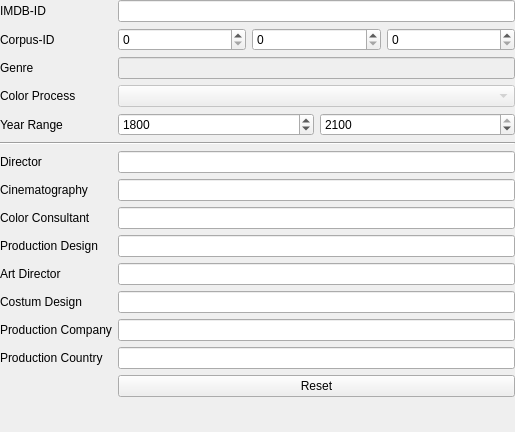
<?xml version="1.0" encoding="UTF-8"?>
<ui version="4.0">
 <class>Form</class>
 <widget class="QWidget" name="Form">
  <property name="geometry">
   <rect>
    <x>0</x>
    <y>0</y>
    <width>515</width>
    <height>432</height>
   </rect>
  </property>
  <property name="windowTitle">
   <string>Form</string>
  </property>
  <layout class="QGridLayout" name="gridLayout">
   <property name="leftMargin">
    <number>0</number>
   </property>
   <property name="topMargin">
    <number>0</number>
   </property>
   <property name="rightMargin">
    <number>0</number>
   </property>
   <item row="1" column="1">
    <layout class="QHBoxLayout" name="horizontalLayout">
     <item>
      <widget class="QSpinBox" name="spinBox_Corpus_A">
       <property name="maximum">
        <number>9999</number>
       </property>
      </widget>
     </item>
     <item>
      <widget class="QSpinBox" name="spinBox_Corpus_B">
       <property name="maximum">
        <number>99</number>
       </property>
      </widget>
     </item>
     <item>
      <widget class="QSpinBox" name="spinBox_Corpus_C">
       <property name="minimum">
        <number>0</number>
       </property>
       <property name="value">
        <number>0</number>
       </property>
      </widget>
     </item>
    </layout>
   </item>
   <item row="15" column="1">
    <spacer name="verticalSpacer">
     <property name="orientation">
      <enum>Qt::Vertical</enum>
     </property>
     <property name="sizeHint" stdset="0">
      <size>
       <width>20</width>
       <height>40</height>
      </size>
     </property>
    </spacer>
   </item>
   <item row="6" column="0">
    <widget class="QLabel" name="label_4">
     <property name="text">
      <string>Director</string>
     </property>
    </widget>
   </item>
   <item row="3" column="1">
    <widget class="QComboBox" name="comboBox_ColorProcess">
     <property name="enabled">
      <bool>false</bool>
     </property>
    </widget>
   </item>
   <item row="3" column="0">
    <widget class="QLabel" name="label_3">
     <property name="text">
      <string>Color Process</string>
     </property>
    </widget>
   </item>
   <item row="8" column="1">
    <widget class="QLineEdit" name="lineEdit_ColorConsultant">
     <property name="enabled">
      <bool>true</bool>
     </property>
    </widget>
   </item>
   <item row="8" column="0">
    <widget class="QLabel" name="label_7">
     <property name="text">
      <string>Color Consultant</string>
     </property>
    </widget>
   </item>
   <item row="9" column="1">
    <widget class="QLineEdit" name="lineEdit_ProductionDesign">
     <property name="enabled">
      <bool>true</bool>
     </property>
    </widget>
   </item>
   <item row="7" column="0">
    <widget class="QLabel" name="label_6">
     <property name="text">
      <string>Cinematography</string>
     </property>
    </widget>
   </item>
   <item row="6" column="1">
    <widget class="QLineEdit" name="lineEdit_Director">
     <property name="enabled">
      <bool>true</bool>
     </property>
    </widget>
   </item>
   <item row="13" column="1">
    <widget class="QLineEdit" name="lineEdit_ProductionCountry">
     <property name="enabled">
      <bool>true</bool>
     </property>
    </widget>
   </item>
   <item row="9" column="0">
    <widget class="QLabel" name="label_8">
     <property name="text">
      <string>Production Design</string>
     </property>
    </widget>
   </item>
   <item row="11" column="1">
    <widget class="QLineEdit" name="lineEdit_CostumDesign">
     <property name="enabled">
      <bool>true</bool>
     </property>
    </widget>
   </item>
   <item row="10" column="1">
    <widget class="QLineEdit" name="lineEdit_ArtDirector">
     <property name="enabled">
      <bool>true</bool>
     </property>
    </widget>
   </item>
   <item row="11" column="0">
    <widget class="QLabel" name="label_10">
     <property name="text">
      <string>Costum Design</string>
     </property>
    </widget>
   </item>
   <item row="12" column="0">
    <widget class="QLabel" name="label_11">
     <property name="text">
      <string>Production Company</string>
     </property>
    </widget>
   </item>
   <item row="10" column="0">
    <widget class="QLabel" name="label_9">
     <property name="text">
      <string>Art Director</string>
     </property>
    </widget>
   </item>
   <item row="13" column="0">
    <widget class="QLabel" name="label_12">
     <property name="text">
      <string>Production Country</string>
     </property>
    </widget>
   </item>
   <item row="12" column="1">
    <widget class="QLineEdit" name="lineEdit_ProductionCompany">
     <property name="enabled">
      <bool>true</bool>
     </property>
    </widget>
   </item>
   <item row="7" column="1">
    <widget class="QLineEdit" name="lineEdit_Cinematography">
     <property name="enabled">
      <bool>true</bool>
     </property>
    </widget>
   </item>
   <item row="4" column="0">
    <widget class="QLabel" name="label_13">
     <property name="text">
      <string>Year Range</string>
     </property>
    </widget>
   </item>
   <item row="0" column="0">
    <widget class="QLabel" name="label">
     <property name="text">
      <string>IMDB-ID</string>
     </property>
    </widget>
   </item>
   <item row="1" column="0">
    <widget class="QLabel" name="label_2">
     <property name="text">
      <string>Corpus-ID</string>
     </property>
    </widget>
   </item>
   <item row="0" column="1">
    <widget class="QLineEdit" name="lineEdit_IMDB"/>
   </item>
   <item row="2" column="0">
    <widget class="QLabel" name="label_5">
     <property name="text">
      <string>Genre</string>
     </property>
    </widget>
   </item>
   <item row="2" column="1">
    <widget class="QLineEdit" name="lineEdit_Genre">
     <property name="enabled">
      <bool>false</bool>
     </property>
    </widget>
   </item>
   <item row="14" column="1">
    <layout class="QHBoxLayout" name="horizontalLayout_3">
     <item>
      <widget class="QPushButton" name="pushButton">
       <property name="text">
        <string>Reset</string>
       </property>
      </widget>
     </item>
    </layout>
   </item>
   <item row="4" column="1">
    <layout class="QHBoxLayout" name="horizontalLayout_2">
     <item>
      <widget class="QSpinBox" name="spinBox_YearA">
       <property name="enabled">
        <bool>true</bool>
       </property>
       <property name="minimum">
        <number>1000</number>
       </property>
       <property name="maximum">
        <number>2100</number>
       </property>
       <property name="value">
        <number>1800</number>
       </property>
      </widget>
     </item>
     <item>
      <widget class="QSpinBox" name="spinBox_YearB">
       <property name="enabled">
        <bool>true</bool>
       </property>
       <property name="minimum">
        <number>1000</number>
       </property>
       <property name="maximum">
        <number>2100</number>
       </property>
       <property name="value">
        <number>2100</number>
       </property>
      </widget>
     </item>
    </layout>
   </item>
   <item row="5" column="0" colspan="2">
    <widget class="Line" name="line">
     <property name="orientation">
      <enum>Qt::Horizontal</enum>
     </property>
    </widget>
   </item>
  </layout>
 </widget>
 <resources/>
 <connections/>
</ui>
